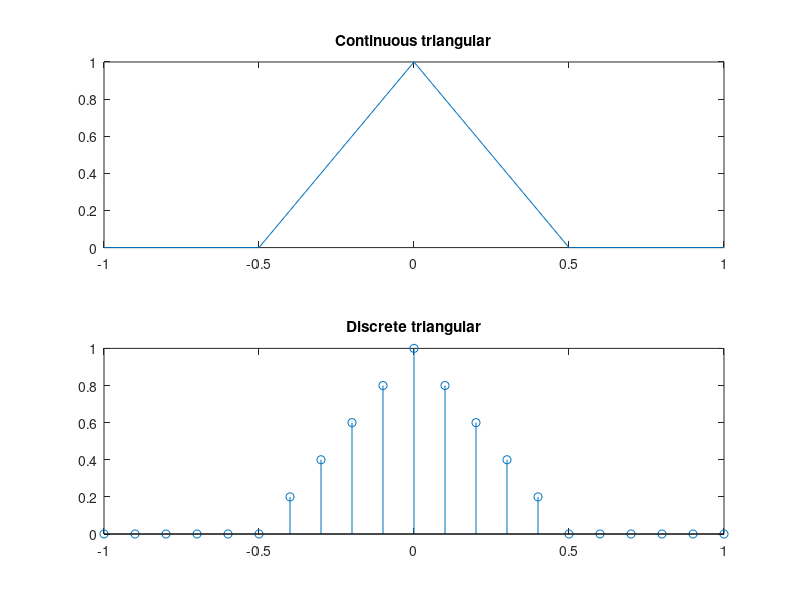

The MATLAB source for this figure:
t=-1:.1:1;
%a = sin(t);
a=tripuls(t);
subplot(2,1,1);
plot(t,a);
title('Continuous triangular');



t=-1:.1:1;
a=tripuls(t);
subplot(2,1,2);
stem(t,a);
title('Discrete triangular');
